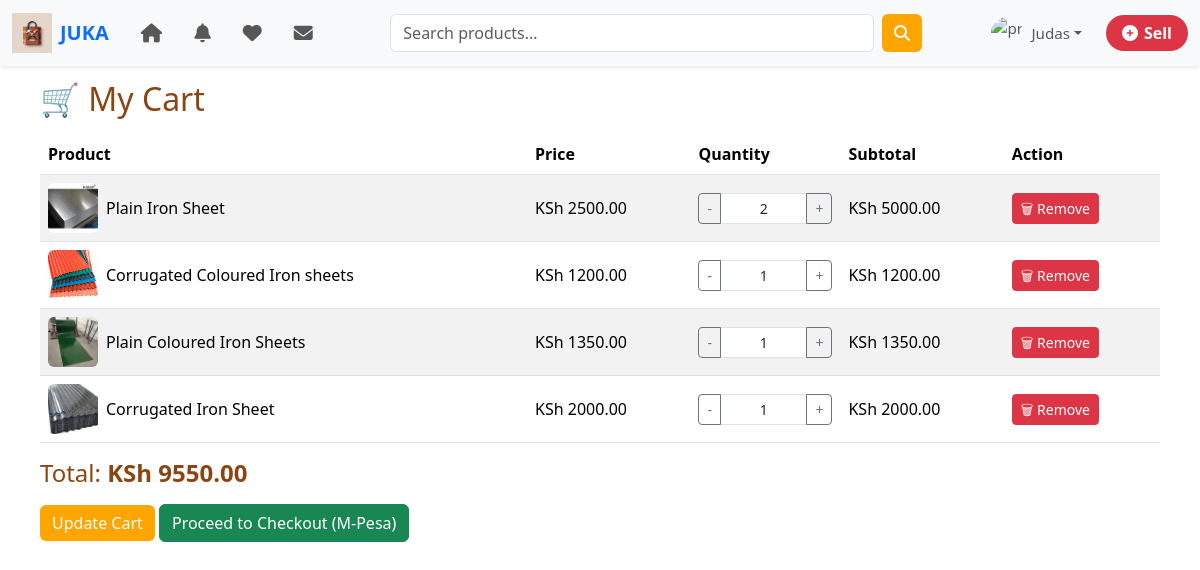
Screenshot of /cart/ (signed in) with the database file from the repository.
### accounts/models.py (models this page shows, shortened)
class CustomUser(AbstractUser):
    ROLE_CHOICES = (
        ('buyer', 'Buyer'),
        ('seller', 'Seller'),
    )
    role = models.CharField(max_length=10, choices=ROLE_CHOICES, default='buyer')
    phone_number = models.CharField(max_length=15, blank=True, null=True)
    @property
    def is_seller(self):
        return self.role == 'seller'

### customers/models.py (models this page shows, shortened)
class CartItem(models.Model):
    user = models.ForeignKey(settings.AUTH_USER_MODEL, on_delete=models.CASCADE)
    advert = models.ForeignKey("sellers.Advert", on_delete=models.CASCADE)  # switched from Product → Advert
    quantity = models.PositiveIntegerField(default=1)
    added_at = models.DateTimeField(auto_now_add=True)
    class Meta:
        unique_together = ('user', 'advert')  # avoid duplicate entries

### sellers/models.py (models this page shows)
class Advert(models.Model):
    shop = models.ForeignKey(
        Shop,
        related_name='adverts',
        on_delete=models.CASCADE
    )
    seller = models.ForeignKey(settings.AUTH_USER_MODEL, on_delete=models.CASCADE)
    title = models.CharField(max_length=255)
    description = models.TextField(blank=True)
    category = models.ForeignKey("categories.Category", related_name="adverts", on_delete=models.CASCADE)
    price = models.DecimalField(max_digits=10, decimal_places=2)
    type = models.CharField(max_length=50, blank=True, null=True)
    size = models.CharField(max_length=50, blank=True, null=True)
    thickness = models.CharField(max_length=20, blank=True, null=True)
    color = models.CharField(max_length=50, blank=True, null=True)
    weight = models.CharField(max_length=50, blank=True, null=True)  # <-- new
    shape = models.CharField(max_length=50, blank=True, null=True)
    image = models.ImageField(upload_to="adverts/")
    created_at = models.DateTimeField(auto_now_add=True)
    attributes = models.TextField(blank=True, null=True)  # freeform attributes
    active = models.BooleanField(default=True)  # Active or Draft

### customers/views.py (the view)
# urls.py: path('cart/', views.cart_detail, name='cart_detail'),
@login_required
def cart_detail(request):
    cart_items = CartItem.objects.filter(user=request.user)
    for item in cart_items:
        item.subtotal = item.advert.price * item.quantity
    total = sum(item.subtotal for item in cart_items)
    return render(request, "cart_detail.html", {
        "cart_items": cart_items,
        "total": total
    })

### JUKA/context_processors.py (called while the page is built)
def categories_processor(request):
    return {
        "categories": Category.objects.all()
    }

def saved_items(request):
    saved_ids = set()
    if request.user.is_authenticated:
        saved_ids = set(SavedItem.objects.filter(user=request.user).values_list("advert_id", flat=True))
    return {'user_saved_ids': saved_ids}

def unread_counts(request):
    if request.user.is_authenticated:
        unread_messages = Message.objects.filter(
            receiver=request.user,
            is_read=False
        ).count()
        unread_notifications = Notification.objects.filter(
            user=request.user,
            is_read=False
        ).count()
    else:
        unread_messages = 0
        unread_notifications = 0
    return {
        'unread_messages': unread_messages,
        'unread_notifications': unread_notifications,
    }

### customers/templates/cart_detail.html (shortened to what this page needs)
{% extends "base.html" %}
{% block content %}
<h2 class="mb-3">🛒 My Cart</h2>
{% if cart_items %}
<form method="post" action="{% url 'update_cart' %}">
    <table class="table table-striped align-middle">
        <thead>
            <tr>
                <th>Product</th>
                <th>Price</th>
                <th style="width: 150px;">Quantity</th>
                <th>Subtotal</th>
                <th>Action</th>
            </tr>
        </thead>
        <tbody>
        {% for item in cart_items %}
            <tr>
                <td>
                    <div class="d-flex align-items-center">
                        <img src="{{ item.advert.image.url }}" alt="{{ item.advert.title }}"
                             class="me-2 rounded" style="width: 50px; height: 50px; object-fit: cover;">
                        <span>{{ item.advert.title }}</span>
                    </div>
                </td>
                <td>KSh {{ item.advert.price }}</td>
                <td>
                    <div class="input-group input-group-sm">
                        <button type="submit" name="decrease" value="{{ item.id }}" class="btn btn-outline-secondary">-</button>
                        <input type="text" name="quantity_{{ item.id }}" value="{{ item.quantity }}"
                               class="form-control text-center" readonly>
                        <button type="submit" name="increase" value="{{ item.id }}" class="btn btn-outline-secondary">+</button>
                    </div>
                </td>
                <td>KSh {{ item.subtotal }}</td>
                <td>
                    <a href="{% url 'remove_from_cart' item.id %}"
                       class="btn btn-danger btn-sm">
                        🗑 Remove
                    </a>
                </td>
            </tr>
        {% endfor %}
        </tbody>
    </table>
    <h4 class="mt-3">Total: <strong>KSh {{ total }}</strong></h4>
    <button type="submit" class="btn btn-primary mt-2">Update Cart</button>
    <a href="#" class="btn btn-success mt-2">Proceed to Checkout (M-Pesa)</a>
</form>
{% else %}
<p>Your cart is empty.</p>
{% endif %}
{% endblock %}

### templates/base.html (shortened to what this page needs)
{% load static %}
{% load socialaccount %}
<!doctype html>
<html lang="en">
<head>
    <link href="https://cdn.jsdelivr.net/npm/bootstrap@5.3.2/dist/css/bootstrap.min.css" rel="stylesheet">
    <link rel="stylesheet" href="{% static 'main.css' %}">
    <link href="https://cdnjs.cloudflare.com/ajax/libs/font-awesome/6.4.0/css/all.min.css" rel="stylesheet">
</head>
<body>
<nav class="navbar navbar-expand-lg navbar-light bg-light shadow-sm">
    <div class="container-fluid">
        <a class="navbar-brand fw-bold text-primary d-flex align-items-center" href="{% url 'home' %}">
            <img src="{% static 'logo.png' %}" alt="Logo" width="40" class="me-2"> JUKA
        </a>
        <div class="collapse navbar-collapse" id="navbarSupportedContent">
            <ul class="navbar-nav me-auto mb-2 mb-lg-0 d-flex align-items-center">
                <li class="nav-item mx-2">
                    <a class="nav-link" href="{% url 'home' %}" title="Home">
                    </a>
                </li>
                <li class="nav-item mx-2">
                    {% if user.is_authenticated %}
                    <a class="nav-link" href="{% url 'notifications' %}" title="Notifications">
                    </a>
                    {% endif %}
                </li>
                <li class="nav-item mx-2">
                    {% if user.is_authenticated %}
                    <a class="nav-link" href="{% url 'saved_items' %}" title="Saved Items">
                    </a>
                    {% endif %}
                </li>
                <li class="nav-item mx-2">
                    {% if user.is_authenticated %}
                    <a class="nav-link" href="{% url 'inbox' %}" title="Messages">
                    </a>
                    {% endif %}
                </li>
            </ul>
            <form class="d-flex mx-auto w-50" method="get" action="{% url 'search' %}">
                <input class="form-control me-2" type="search" placeholder="Search products..." aria-label="Search">
                <button class="btn btn-primary" type="submit">
                    <i class="fas fa-search"></i>
                </button>
            </form>
            <ul class="navbar-nav ms-auto d-flex align-items-center">
                <li class="nav-item dropdown d-flex align-items-center">
                    {% if user.is_authenticated %}
                    <a class="nav-link dropdown-toggle d-flex align-items-center" href="#" role="button"
                       data-bs-toggle="dropdown" aria-expanded="false">
                        <img src="https://cdn-icons-png.flaticon.com/512/149/149071.png"
                             class="rounded-circle me-2" width="32" height="32" alt="profile">
                        <span>{{ user.first_name }}</span>
                    </a>
                    {% else %}
                    <button class="btn btn-outline-primary" data-bs-toggle="modal" data-bs-target="#loginModal">
                        Login
                    </button>
                    {% endif %}
                </li>
                <li class="nav-item ms-3">
                    {% if user.is_authenticated %}
                    {% if user.sellerprofile %}
                    <a href="{% url 'create_advert' %}" class="btn btn-danger">
                        <i class="fas fa-plus-circle"></i> Sell
                    </a>
                    {% else %}
                    <a href="{% url 'setup_seller_profile' %}" class="btn btn-danger">
                        <i class="fas fa-plus-circle"></i> Sell
                    </a>
                    {% endif %}
                    {% else %}
                    <button class="btn btn-danger" data-bs-toggle="modal" data-bs-target="#loginModal">
                        <i class="fas fa-plus-circle"></i> Sell
                    </button>
                    {% endif %}
                </li>
            </ul>
        </div>
    </div>
</nav>
<div class="{% if show_sidebar %}layout-with-sidebar{% else %}layout-fullwidth{% endif %}">
    <div class="main-content container">
        <div class="row">
            {% block content %}{% endblock %}
        </div>
    </div>
</div>
</body>
</html>

### static/main.css (style rules this page uses)
body { padding-top: 70px; width: 100%; max-width: 100%; font-family: 'Segoe UI', Arial, sans-serif; overflow-x: hidden; }
:root { --orange: #FFA500; --yellow: #FFD700; --brown: #8B4513; --white: #ffffff; }
body { background-color: var(--white); color: var(--brown); }
.btn-primary { background-color: var(--orange); border: none; }
.navbar { position: fixed; top: 0; left: 0; width: 100%; z-index: 1050; }
.navbar { font-size: 0.95rem; }
.navbar .nav-link { display: flex; align-items: center; gap: 0; }
form input { border-radius: 50px; }
form button { border-radius: 50px; }
.navbar .btn-danger { background-color: #dc3545; border: none; font-weight: bold; border-radius: 30px; padding: 6px 16px; display: flex; align-items: center; gap: 6px; transition: background-color 0.3s ease; }
.layout-fullwidth .main-content { width: 100%; padding: 10px; }

### rows the page displays
CustomUser: first_name "Judas"
CartItem: advert.image (picture), advert "Plain Iron Sheet", advert.price "2500.00", {{ item.id }} 10 (drawn), quantity "2", subtotal "5000.00"
CartItem: advert.image (picture), advert "Corrugated Coloured Iron sheets", advert.price "1200.00", {{ item.id }} 11 (drawn), quantity "1", subtotal "1200.00"
CartItem: advert.image (picture), advert "Plain Coloured Iron Sheets", advert.price "1350.00", {{ item.id }} 13 (drawn), quantity "1", subtotal "1350.00"
CartItem: advert.image (picture), advert "Corrugated Iron Sheet", advert.price "2000.00", {{ item.id }} 16 (drawn), quantity "1", subtotal "2000.00"

### other values shown
{{ total }} "9550.00"
